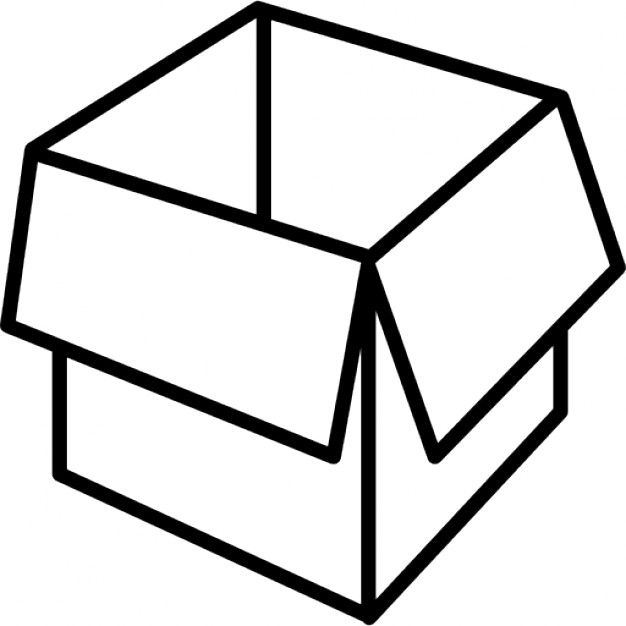
#> input picture Group19_0612/bOX.bmp, 626 x 626 px
$ python filter.py   (older library calls are emulated)
#> lines starting #> are read from the running program, lines starting #| are printed output that depends on the picture
import time
import numpy as np
from skimage import io

start = time.clock()
# 加粗白線的方式 mask上設定如果周圍有兩到四個個白點，就設定中間白點
# 濾橫波

def Filter_img (L):
    kernel = (np.array([[1, 2, 1],
                        [0, 0, 0],
                        [-1, -2, -1]]))
    height, width = L.shape
    filtered = np.zeros_like(L)
    for y in range(height):
        for x in range(width):
            weighted_pixel_sum = 0
            for ky in range(-1, 2):
                for kx in range(-1, 2):
                    pixel = 0
                    pixel_y = y + ky
                    pixel_x = x + kx
                    if (pixel_y >= 0) and (pixel_y < height) and (pixel_x >= 0) and (pixel_x < width):
                        pixel = L[pixel_y, pixel_x]
                    weight = kernel[ky + 1, kx + 1]
                    weighted_pixel_sum += pixel * weight
            filtered[y, x] = abs(weighted_pixel_sum)

    Range = filtered.max() - filtered.min()
    filtered = (filtered - filtered.min()) / Range
    return filtered


L = io.imread("bOX.bmp",as_grey=True)
#> L is the input picture: shape (626, 626); min 0, max 255, mean 218
filtered = Filter_img(L)
#> after the loop in Filter_img, `for y in range(height):`:
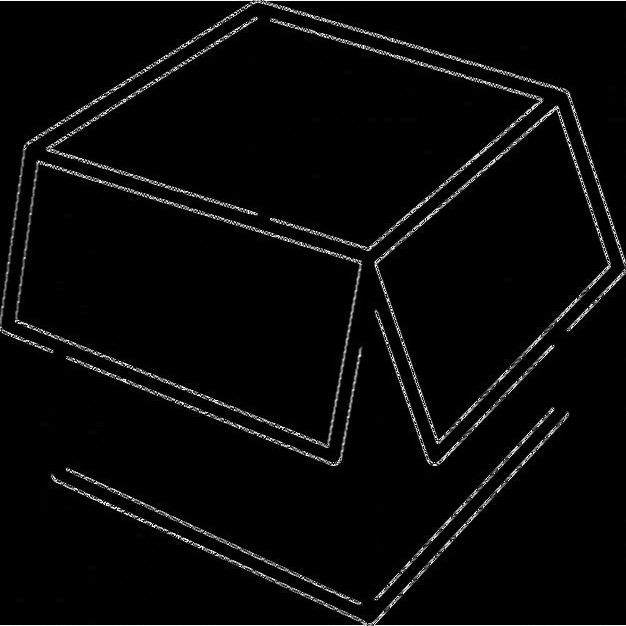
#> filtered: shape (626, 626); min 0, max 255, mean 8.4
#> in Filter_img, `Range = filtered.max() - filtered.min()`: Range = 255
io.imsave('filtered1.jpg', filtered)

L = io.imread("bOX2.bmp", as_grey=True)
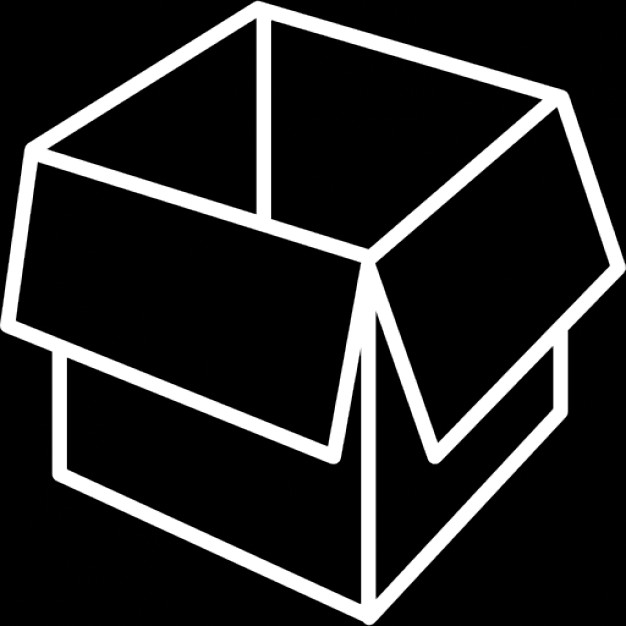
#> input picture Group19_0612/bOX2.bmp, 626 x 626 px
#> L is the input picture: shape (626, 626); min 0, max 255, mean 37
filtered = Filter_img(L)
io.imsave('filtered2.jpg', filtered)

time_used = (time.clock() - start)
print("Time used:",time_used)
